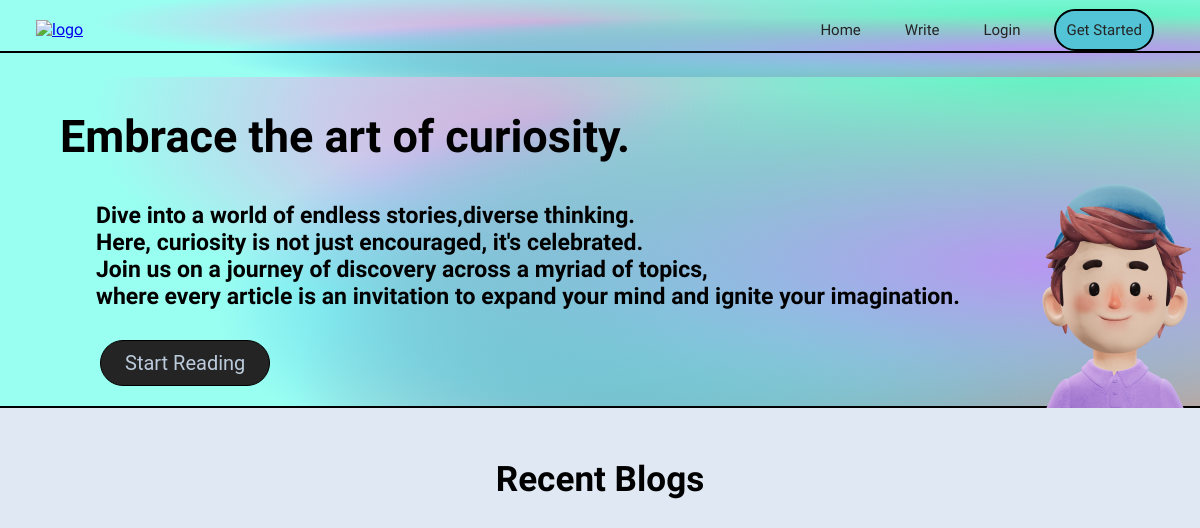
Page /home on the earlier database version.
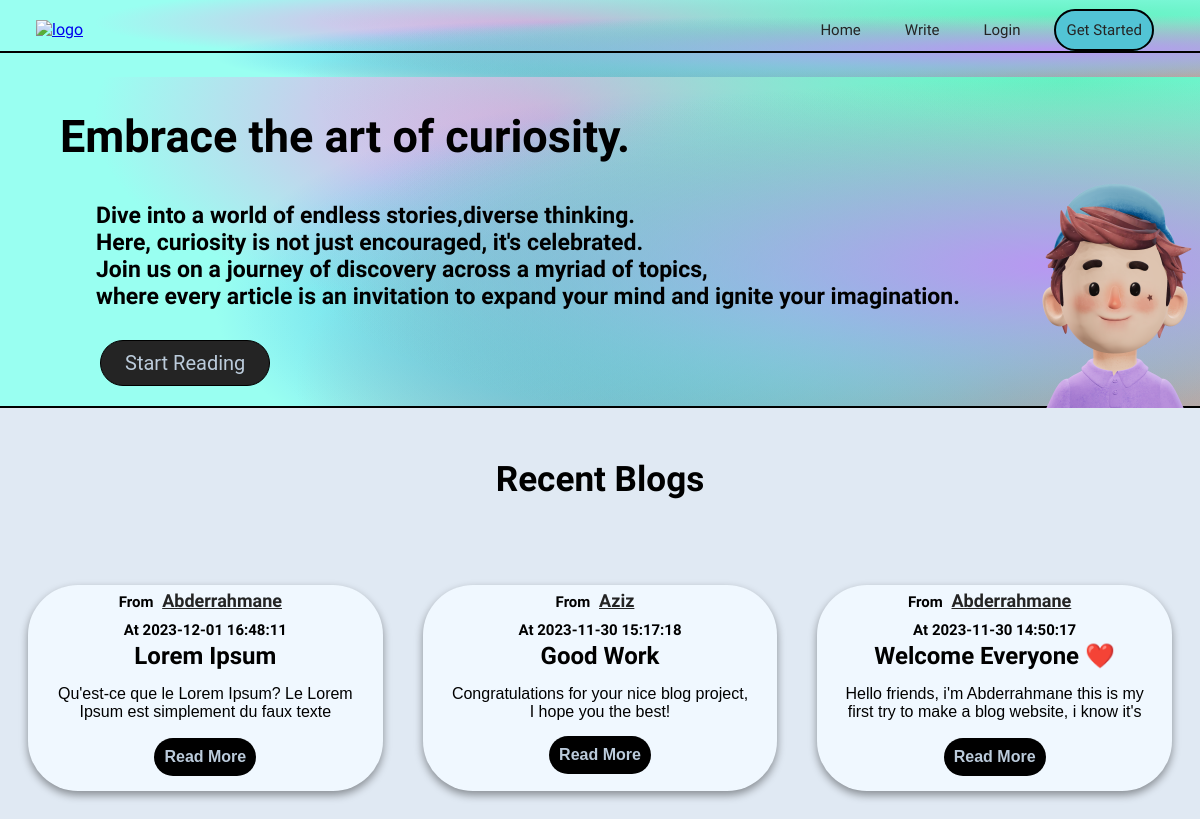
Same page on the later database version.
### public/models.py (models this page shows)
class Post(db.Model):
    id = db.Column(db.Integer, primary_key=True)
    article = db.Column(db.Text, nullable=False)
    title = db.Column(db.Text, nullable=False)
    created_at = db.Column(db.DateTime(timezone=True), default=func.now())
    author = db.Column(db.Integer,
                       db.ForeignKey('user.id', ondelete="CASCADE"),
                       nullable=False)
    comments = db.relationship('Comment', backref='post', passive_deletes=True)

class User(db.Model, UserMixin):
    id = db.Column(db.Integer, primary_key=True)
    username = db.Column(db.String(50), unique=True, nullable=False)
    password = db.Column(db.String(60), nullable=False)
    email = db.Column(db.String(120), unique=True, nullable=False)
    created_at = db.Column(db.DateTime(timezone=True), default=func.now())
    posts = db.relationship('Post', backref='user', passive_deletes=True)
    comments = db.relationship('Comment', backref='user', passive_deletes=True)

### public/home.py (the view)
@views.route("/")
@views.route("/home")
def home():
    posts = Post.query.order_by(Post.created_at.desc()).all()
    return render_template("index.html", user=current_user, posts=posts)

### public/templates/index.html (shortened to what this page needs)
<!DOCTYPE html>
<html lang="en">
<head>
    <link rel="stylesheet" href="../static/styles/style.css">
</head>
<body>
    <header>
        <div>
            <div class="logo">
                <nav>
                    <a href="/"><img src="../static/images/—Pngtree—letter b logo_6059128.png" alt="logo"
                            width="60px"></a>
                    <ul>
                        <li><a href="/" class="home">Home</a></li>
                        <li><a href="/post" class="about">Write</a></li>
                        {% if user.is_authenticated %}
                        <li><a href="/logout" class="logout">Logout</a></li>
                        {% else %}
                        <li><a href="/login" class="login">Login</a></li>
                        <li><a href="/signup" class="start">Get Started</a></li>
                        {% endif %}
                    </ul>
                </nav>
            </div>
            <hr class="hr1">
        </div>
    </header>
    <div class="mini-header">
        <h2 class="title">Embrace the art of curiosity.</h2>
        {% if not user.is_authenticated %}
        <img src="../static/images/peeps-avatar-alpha.png" alt="" width="250" class="sapiens">
        {% else %}
        <img src="../static/images/peeps-avatar-alpha (2).png" alt="" width="250" class="sapiens1">
        {% endif %}
        <h3 class="intro">Dive into a world of endless stories,diverse thinking.<br>Here, curiosity is not just
            encouraged,
            it's celebrated.<br>Join us on a journey of discovery across a myriad of topics,<br>where every article is
            an
            invitation to expand your mind and ignite your imagination.</h3>
        {% if not user.is_authenticated %}
        <p class="p1"><a href="/signup">Start Reading</a></p>
        {% endif %}
        <hr class="hr2">
    </div>
    <section class="container">
        <div class="recent">
            <h3>Recent Blogs</h3>
        </div>
        <div class="section">
            {% for post in posts %}
            <div class="card">
                <div class="content">
                    <h3>
                        From <a href="/posts/{{post.user.username}}" class="posts">{{ post.user.username }}</a><br> At
                        {{ post.created_at }}
                    </h3>
                    <h2>
                        {{ post.title }}
                    </h2>
                    <p>
                        {{ post.article }}
                    </p>
                    <a href="/blog/{{post.id}}" class="button"><strong>Read More</strong></a>
                </div>
            </div>
            {% endfor %}
        </div>
    </section>
</body>
</html>

### public/static/styles/style.css (style rules this page uses)
* { margin: 0px; padding: 0px; box-sizing: border-box; }
body { margin: 0; padding: 0; font-family: 'Dosis', sans-serif; background-color: #e0e9f3; }
header { position: fixed; width: 100%; height: 77px; }
header, .mini-header { background-color: #99fff1; background-image: radial-gradient(at 88% 65%, hsla(262, 78%, 77%, 1) 0px, transparent 50%), radial-gradient(at 69% 75%, hsla(167, 81%, 65%, 1) 0px, transparent 50%), radial-gradient(at 87% 65%, hsla(120, 82%, 74%, 1) 0px, transparent 50%), radial-gradient(at 89% 20%, hsla(160, 84%, 67%, 1) 0px, transparent 50%), radial-gradient(at 61% 74%, hsla(214, 99%, 62%, 1) 0px, transparent 50%), radial-gradient(at 84% 94%, hsla(1, 96%, 65%, 1) 0px, transparent 50%), radial-gradient(at 46% 29%, hsla(312, 89%, 79%, 1) 0px, transparent 50%); overflow: hidden; }
.logo { padding: 10px 3%; }
h2.title { padding: 160px 5%; margin-top: -50px; }
nav { display: flex; align-items: center; justify-content: space-between; }
nav ul li { display: inline-block; margin: 10px 10px; }
nav ul li a { color: #242424; text-decoration: none; font-size: 15px; padding: 10px; font-family: 'Exo 2', sans-serif; }
nav ul li a.start, nav ul li a.logout { border: 2px solid black; border-radius: 50px; width: max-content; background-color: #52C4D5; }
h2.title { font-family: 'Kdam Thmor Pro', sans-serif; font-size: 45px; }
h3.intro { font-size: 23px; margin-top: -150px; padding: 10px 8%; }
hr.hr1 { margin-top: -8px; }
hr.hr1, hr.hr2 { border: 1px solid black; }
p.p1 { font-size: 20px; font-family: 'Roboto', sans-serif; border: 1px solid black; border-radius: 50px; width: max-content; background-color: #242424; margin-left: 100px; display: flex; align-items: center; padding: 10px 2%; margin-top: 20px; margin-bottom: 20px; }
p.p1 a { text-decoration: none; color: #bbcbdb; }
section.container div.recent { width: 100%; display: flex; justify-content: center; margin-top: 50px; font-size: 30px; font-family: 'Kdam Thmor Pro', sans-serif; }
.section { width: 97%; margin: 75px auto; display: grid; grid-template-columns: repeat(auto-fit, minmax(250px, 1fr)); column-gap: 20px; }
section h2 { font-family: 'Dosis', sans-serif; overflow: hidden; }
.section h3 { font-family: 'Dosis', sans-serif; color: #000000; margin-bottom: 3px; font-size: 15px; }
section div.card { margin: 10px; box-shadow: 0px 4px 8px 0px rgba(0, 0, 0, 0.4); border-radius: 50px; background-color: aliceblue; }
section div.content { padding: 20px 10px; text-align: center; margin: -25px 0px -25px 0px; }
section p { font-family: "poppins", sans-serif; font-size: 16px; margin: 15px; max-height: 38px; overflow: hidden; }
section a { font-family: "poppins", sans-serif; padding: 10px; text-decoration: none; font-size: 16px; display: inline-block; background-color: black; color: #bbcbdb; border-radius: 50px; margin-bottom: 20px; }
.sapiens { margin-left: 990px; margin-top: -253px; margin-bottom: -75px; }
.section a.posts { background-color: transparent; color: #242424; margin: 0px; margin-left: -5px; font-family: 'Dosis', sans-serif; font-size: 18px; text-decoration: underline; }

Differences in the rows shown:
added Post: user.username "Abderrahmane", created_at "2023-12-01 16:48:11", title "Lorem Ipsum", article "Qu'est-ce que le Lorem Ipsum? Le Lorem Ipsum est simplement du faux texte…"
added Post: user.username "Aziz", created_at "2023-11-30 15:17:18", title "Good Work", article "Congratulations for your nice blog project, I hope you the best!"
added Post: user.username "Abderrahmane", created_at "2023-11-30 14:50:17", title "Welcome Everyone ❤️", article "Hello friends, i'm Abderrahmane this is my first try to make a blog website, i know it's…"
